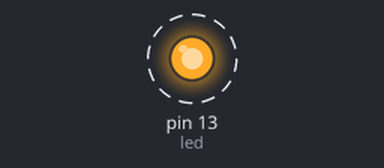
Bench run of a sketch on a simulated Arduino Uno, built with avr-gcc and run on an emulated ATmega328P. Parts: output pins drawn as LEDs (lit = HIGH). Dashed ring = blinking. Pins used as bus, display or sensor lines are not drawn.

Above: at 0.5 s.
Timing chart, 0 to 4.6 s (numbered marks = the images above):
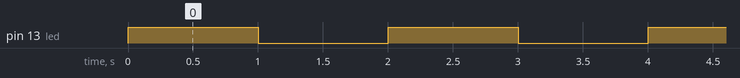

Measured:
- by itself, pin 13 (led): alternates HIGH for 1.0 s and LOW for 1.0 s

The sketch:

Blink_testi.ino
```cpp
/*
  Blink
 */

// Pin 13 has an LED connected on most Arduino boards.
// give it a name:
int led = 13;

// the setup routine runs once when you press reset:
void setup() {
  // initialize the digital pin as an output.
  pinMode(led, OUTPUT);
  pinMode(12, OUTPUT);
}

// the loop routine runs over and over again forever:
void loop() {
  digitalWrite(led, HIGH);   // turn the LED on (HIGH is the voltage level)
  delay(1000);               // wait for a second
  digitalWrite(led, LOW);    // turn the LED off by making the voltage LOW
  delay(1000);   // wait for a second
  fast_toggel();
}

void fast_toggel() {
  digitalToggle(12);
  digitalToggle(12);
  digitalToggle(12);
  digitalToggle(12);
}

void digitalToggle(int pin) {
  PORTB = PORTB | B00010000;
  PORTB = PORTB & B11101111;
}
```
